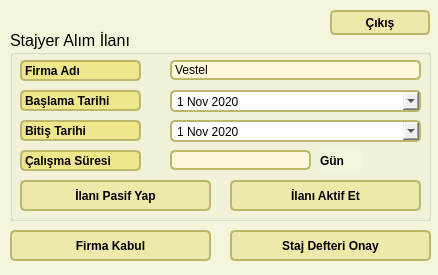
<?xml version="1.0" encoding="UTF-8"?>
<ui version="4.0">
 <class>MainWindow</class>
 <widget class="QMainWindow" name="MainWindow">
  <property name="geometry">
   <rect>
    <x>0</x>
    <y>0</y>
    <width>438</width>
    <height>275</height>
   </rect>
  </property>
  <property name="windowTitle">
   <string>Firma İşlemleri</string>
  </property>
  <property name="styleSheet">
   <string notr="true">.QWidget {
   background-color: beige;
}

QDateEdit{
    border-width: 2px;
    border-color: darkkhaki;
    border-style: solid;
    border-radius: 5;
    padding: 3px;
    min-width: 9ex;
    min-height: 2.5ex;
}

/* Nice Windows-XP-style password character. */
QLineEdit[echoMode=&quot;2&quot;] {
    lineedit-password-character: 9679;
}

/* We provide a min-width and min-height for push buttons
   so that they look elegant regardless of the width of the text. */
QPushButton {
    background-color: palegoldenrod;
    border-width: 2px;
    border-color: darkkhaki;
    border-style: solid;
    border-radius: 5;
    padding: 3px;
    min-width: 9ex;
    min-height: 2.5ex;
}

QPushButton:hover {
   background-color: khaki;
}

/* Increase the padding, so the text is shifted when the button is
   pressed. */
QPushButton:pressed {
    padding-left: 5px;
    padding-top: 5px;
    background-color: #d0d67c;
}

QLabel, QAbstractButton {
    font: bold;
}

/* Mark mandatory fields with a brownish color. */
.mandatory {
    color: brown;
}

/* Bold text on status bar looks awful. */
QStatusBar QLabel {
   font: normal;
}

QStatusBar::item {
    border-width: 1;
    border-color: darkkhaki;
    border-style: solid;
    border-radius: 2;
}

QComboBox, QLineEdit, QSpinBox, QTextEdit, QListView {
    background-color: cornsilk;
    selection-color: #0a214c; 
    selection-background-color: #C19A6B;
	border-width: 2px;
    border-color: darkkhaki;
    border-style: solid;
    border-radius: 5;
}

QListView {
    show-decoration-selected: 1;
}

QListView::item:hover {
    background-color: wheat;
}

/* We reserve 1 pixel space in padding. When we get the focus,
   we kill the padding and enlarge the border. This makes the items
   glow. */
QLineEdit, QFrame {
    border-width: 2px;
    padding: 1px;
    border-style: solid;
    border-color: darkkhaki;
    border-radius: 5px;
}

/* As mentioned above, eliminate the padding and increase the border. */
QLineEdit:focus, QFrame:focus {
    border-width: 3px;
    padding: 0px;
}

/* A QLabel is a QFrame ... */
QLabel {
    border: none;
    padding: 0;
    background: none;
}

/* A QToolTip is a QLabel ... */
QToolTip {
    border: 2px solid darkkhaki;
    padding: 5px;
    border-radius: 3px;
    opacity: 200;
}

/* Nice to have the background color change when hovered. */
QRadioButton:hover, QCheckBox:hover {
    background-color: wheat;
}

/* Force the dialog's buttons to follow the Windows guidelines. */
QDialogButtonBox {
    button-layout: 0;
}

QTabWidget::pane { /* The tab widget frame */
    border-top: 2px solid #C2C7CB;
}

QTabWidget::tab-bar {
    left: 5px; /* move to the right by 5px */
}

/* Style the tab using the tab sub-control. Note that
    it reads QTabBar _not_ QTabWidget */
QTabBar::tab {
    background: palegoldenrod(x1: 0, y1: 0, x2: 0, y2: 1,
                                stop: 0 #E1E1E1, stop: 0.4 #DDDDDD,
                                stop: 0.5 #D8D8D8, stop: 1.0 #D3D3D3);
   border-width: 2px;
    border-color: darkkhaki;
    border-style: solid;
    border-top-left-radius: 4px;
    border-top-right-radius: 4px;
    min-width: 8ex;
    padding: 2px;
}

QTabBar::tab:selected, QTabBar::tab:hover {
    background-color: palegoldenrod;
}

QTabBar::tab:selected {
	border-width: 2px;
    border-color: darkkhaki;
    border-style: solid;
    border-bottom-color: #darkkhaki; /* same as pane color */
}

QTabBar::tab:!selected {
    margin-top: 2px; /* make non-selected tabs look smaller */
}

QFrame{
	background-color: khaki;
    border-width: 2px;
    border-color: darkkhaki;
    border-style: solid;
    border-radius: 5;
	
}

QPlainTextEdit{
	
	background-color: rgb(255, 255, 255);
}</string>
  </property>
  <widget class="QWidget" name="centralwidget">
   <widget class="QGroupBox" name="stajalimilan">
    <property name="geometry">
     <rect>
      <x>10</x>
      <y>30</y>
      <width>421</width>
      <height>191</height>
     </rect>
    </property>
    <property name="font">
     <font>
      <pointsize>12</pointsize>
     </font>
    </property>
    <property name="title">
     <string>Stajyer Alım İlanı</string>
    </property>
    <widget class="QLabel" name="lblFirmaAdi">
     <property name="geometry">
      <rect>
       <x>10</x>
       <y>30</y>
       <width>121</width>
       <height>21</height>
      </rect>
     </property>
     <property name="text">
      <string>Firma Adı</string>
     </property>
    </widget>
    <widget class="QLineEdit" name="lineFirmaAdi">
     <property name="geometry">
      <rect>
       <x>160</x>
       <y>30</y>
       <width>251</width>
       <height>20</height>
      </rect>
     </property>
     <property name="text">
      <string>Vestel</string>
     </property>
    </widget>
    <widget class="QLabel" name="lblBaslamaTarihi">
     <property name="geometry">
      <rect>
       <x>10</x>
       <y>60</y>
       <width>121</width>
       <height>21</height>
      </rect>
     </property>
     <property name="text">
      <string>Başlama Tarihi</string>
     </property>
    </widget>
    <widget class="QLabel" name="lblBitisTarihi">
     <property name="geometry">
      <rect>
       <x>10</x>
       <y>90</y>
       <width>121</width>
       <height>21</height>
      </rect>
     </property>
     <property name="text">
      <string>Bitiş Tarihi</string>
     </property>
    </widget>
    <widget class="QLabel" name="lblCalismaSuresi">
     <property name="geometry">
      <rect>
       <x>10</x>
       <y>120</y>
       <width>121</width>
       <height>21</height>
      </rect>
     </property>
     <property name="text">
      <string>Çalışma Süresi</string>
     </property>
    </widget>
    <widget class="QLineEdit" name="lineCalismaSuresi">
     <property name="geometry">
      <rect>
       <x>160</x>
       <y>120</y>
       <width>141</width>
       <height>20</height>
      </rect>
     </property>
    </widget>
    <widget class="QLabel" name="lblGun">
     <property name="geometry">
      <rect>
       <x>310</x>
       <y>120</y>
       <width>41</width>
       <height>21</height>
      </rect>
     </property>
     <property name="styleSheet">
      <string notr="true">QLabel {
    border: none;
    padding: 0;
    
	background-color: beige;
}</string>
     </property>
     <property name="text">
      <string>Gün</string>
     </property>
    </widget>
    <widget class="QPushButton" name="btnIlanPasif">
     <property name="geometry">
      <rect>
       <x>10</x>
       <y>150</y>
       <width>191</width>
       <height>31</height>
      </rect>
     </property>
     <property name="text">
      <string>İlanı Pasif Yap</string>
     </property>
    </widget>
    <widget class="QPushButton" name="btnIlanAktif">
     <property name="geometry">
      <rect>
       <x>220</x>
       <y>150</y>
       <width>191</width>
       <height>31</height>
      </rect>
     </property>
     <property name="text">
      <string>İlanı Aktif Et</string>
     </property>
    </widget>
    <widget class="QDateEdit" name="dateBaslamaTarihi">
     <property name="geometry">
      <rect>
       <x>160</x>
       <y>60</y>
       <width>251</width>
       <height>22</height>
      </rect>
     </property>
     <property name="contextMenuPolicy">
      <enum>Qt::DefaultContextMenu</enum>
     </property>
     <property name="buttonSymbols">
      <enum>QAbstractSpinBox::UpDownArrows</enum>
     </property>
     <property name="calendarPopup">
      <bool>true</bool>
     </property>
     <property name="date">
      <date>
       <year>2020</year>
       <month>11</month>
       <day>1</day>
      </date>
     </property>
    </widget>
    <widget class="QDateEdit" name="dateBitisTarihi">
     <property name="geometry">
      <rect>
       <x>160</x>
       <y>90</y>
       <width>251</width>
       <height>22</height>
      </rect>
     </property>
     <property name="contextMenuPolicy">
      <enum>Qt::DefaultContextMenu</enum>
     </property>
     <property name="buttonSymbols">
      <enum>QAbstractSpinBox::UpDownArrows</enum>
     </property>
     <property name="calendarPopup">
      <bool>true</bool>
     </property>
     <property name="date">
      <date>
       <year>2020</year>
       <month>11</month>
       <day>1</day>
      </date>
     </property>
    </widget>
   </widget>
   <widget class="QPushButton" name="btnFirmaKabul">
    <property name="geometry">
     <rect>
      <x>10</x>
      <y>230</y>
      <width>201</width>
      <height>31</height>
     </rect>
    </property>
    <property name="text">
     <string>Firma Kabul</string>
    </property>
   </widget>
   <widget class="QPushButton" name="btnDefterOnay">
    <property name="geometry">
     <rect>
      <x>230</x>
      <y>230</y>
      <width>201</width>
      <height>31</height>
     </rect>
    </property>
    <property name="text">
     <string>Staj Defteri Onay</string>
    </property>
   </widget>
   <widget class="QPushButton" name="btnCikis">
    <property name="geometry">
     <rect>
      <x>330</x>
      <y>10</y>
      <width>100</width>
      <height>25</height>
     </rect>
    </property>
    <property name="text">
     <string>Çıkış</string>
    </property>
   </widget>
  </widget>
 </widget>
 <resources/>
 <connections/>
</ui>
